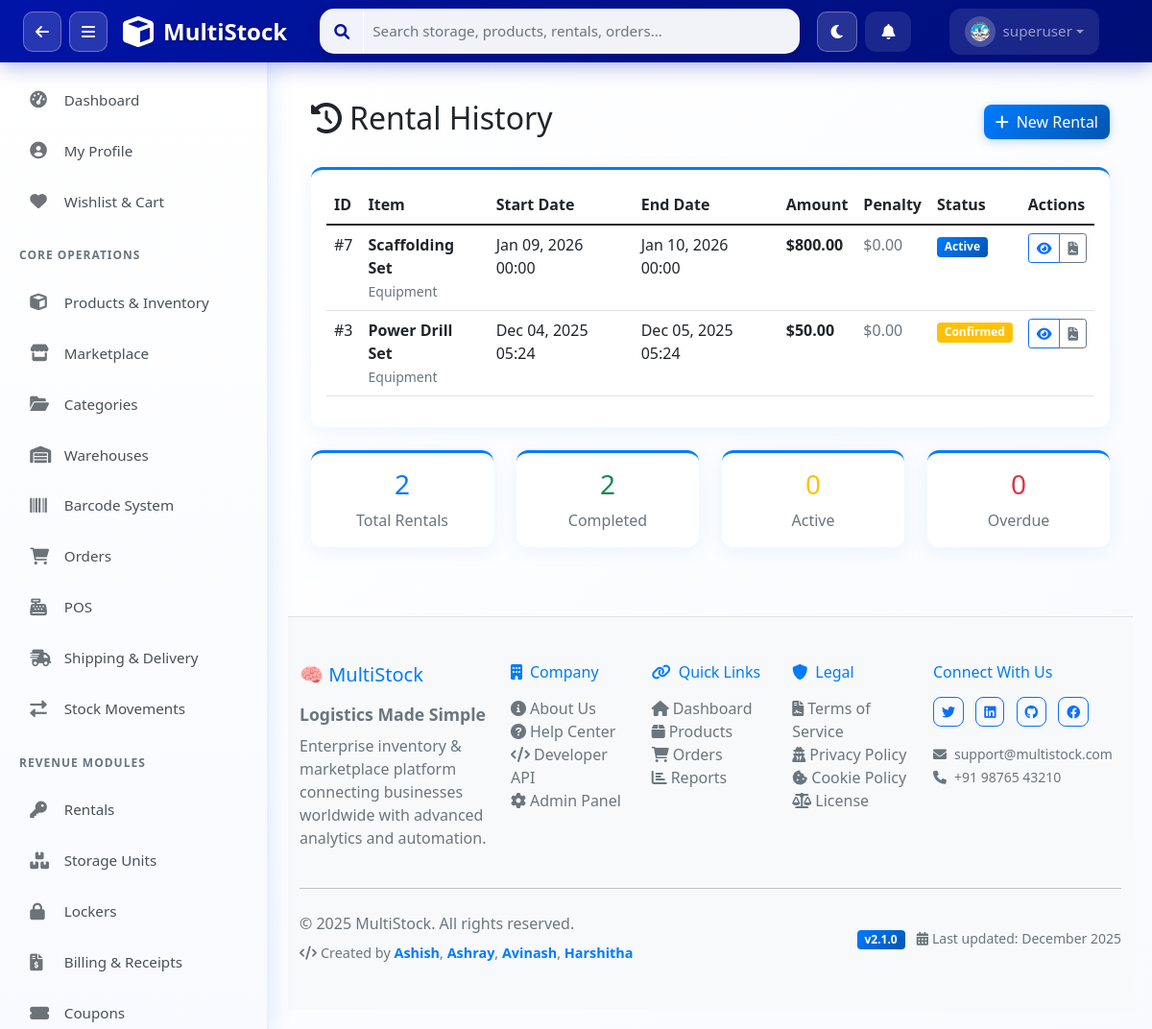
/rentals/history/ (signed in), run on the app's committed database.
### apps/users/models.py (models this page shows, shortened)
class UserProfile(models.Model):
    ROLE_CHOICES = [
        ('superadmin', 'SuperAdmin'),
        ('admin', 'Admin'),
        ('manager', 'Manager'),
        ('staff', 'Staff'),
        ('customer', 'Customer'),
    ]
    user = models.OneToOneField(User, on_delete=models.CASCADE, related_name='profile')
    role = models.CharField(max_length=20, choices=ROLE_CHOICES, default='staff')
    phone = models.CharField(max_length=20, blank=True)
    department = models.CharField(max_length=100, blank=True)
    employee_id = models.CharField(max_length=50, blank=True, unique=True, null=True)
    avatar = models.ImageField(upload_to='avatars/', blank=True, null=True)
    avatar_url = models.CharField(max_length=500, blank=True, null=True)
    bio = models.TextField(blank=True)
    is_active = models.BooleanField(default=True)
    last_login_ip = models.GenericIPAddressField(blank=True, null=True)
    created_at = models.DateTimeField(auto_now_add=True)
    updated_at = models.DateTimeField(auto_now=True)
    class Meta:
        app_label = 'users'
        verbose_name = 'User Profile'
        verbose_name_plural = 'User Profiles'

### apps/rentals/models.py (models this page shows, shortened)
class RentalBooking(models.Model):
    STATUS_CHOICES = [
        ('pending', 'Pending'),
        ('confirmed', 'Confirmed'),
        ('active', 'Active'),
        ('completed', 'Completed'),
        ('cancelled', 'Cancelled'),
        ('overdue', 'Overdue'),
    ]
    DELIVERY_CHOICES = [
        ('pickup', 'Pickup'),
        ('delivery', 'Delivery'),
    ]
    PAYMENT_STATUS = [
        ('pending', 'Pending'),
        ('paid', 'Paid'),
        ('refunded', 'Refunded'),
    ]
    item = models.ForeignKey(RentalItem, on_delete=models.CASCADE)
    customer = models.ForeignKey(User, on_delete=models.CASCADE)
    start_date = models.DateTimeField()
    end_date = models.DateTimeField()
    actual_return_date = models.DateTimeField(null=True, blank=True)
    delivery_option = models.CharField(max_length=20, choices=DELIVERY_CHOICES, default='pickup')
    delivery_address = models.TextField(blank=True)
    total_amount = models.DecimalField(max_digits=10, decimal_places=2)
    penalty_amount = models.DecimalField(max_digits=10, decimal_places=2, default=0)
    status = models.CharField(max_length=20, choices=STATUS_CHOICES, default='pending')
    payment_status = models.CharField(max_length=20, choices=PAYMENT_STATUS, default='pending')
    payment_method = models.CharField(max_length=50, blank=True)
    agreement_generated = models.BooleanField(default=False)
    duration_type = models.CharField(max_length=20, choices=[('hourly', 'Hourly'), ('daily', 'Daily'), ('weekly', 'Weekly'), ('monthly', 'Monthly')], default='daily')
    duration_count = models.IntegerField(default=1)
    terms_agreed = models.BooleanField(default=False)
    penalty_agreed = models.BooleanField(default=False)
    liability_agreed = models.BooleanField(default=False)
    created_at = models.DateTimeField(auto_now_add=True)

class RentalItem(models.Model):
    STATUS_CHOICES = [
        ('available', 'Available'),
        ('booked', 'Booked'),
        ('maintenance', 'Under Maintenance'),
    ]
    category = models.ForeignKey(RentalCategory, on_delete=models.CASCADE)
    name = models.CharField(max_length=200)
    description = models.TextField()
    image = models.ImageField(upload_to='rentals/', blank=True, null=True)
    specifications = models.JSONField(default=dict)
    status = models.CharField(max_length=20, choices=STATUS_CHOICES, default='available')
    hourly_rate = models.DecimalField(max_digits=10, decimal_places=2, default=0)
    daily_rate = models.DecimalField(max_digits=10, decimal_places=2, default=0)
    weekly_rate = models.DecimalField(max_digits=10, decimal_places=2, default=0)
    monthly_rate = models.DecimalField(max_digits=10, decimal_places=2, default=0)
    created_by = models.ForeignKey(User, on_delete=models.SET_NULL, null=True, blank=True, related_name='created_rentals')
    created_at = models.DateTimeField(auto_now_add=True)
    updated_by = models.ForeignKey(User, on_delete=models.SET_NULL, null=True, blank=True, related_name='updated_rentals')
    updated_at = models.DateTimeField(auto_now=True)

class RentalCategory(models.Model):
    CATEGORY_CHOICES = [
        ('equipment', 'Equipment'),
        ('vehicle', 'Vehicle'),
        ('event', 'Event'),
    ]
    name = models.CharField(max_length=100)
    category_type = models.CharField(max_length=20, choices=CATEGORY_CHOICES)
    description = models.TextField()
    image = models.ImageField(upload_to='rentals/', blank=True, null=True)
    specifications = models.JSONField(default=dict)
    created_at = models.DateTimeField(auto_now_add=True)

### apps/rentals/views.py (the view)
# urls.py: path('history/', views.rental_history, name='rental_history'),
@login_required
def rental_history(request):
    bookings = RentalBooking.objects.filter(customer=request.user).order_by('-created_at')
    return render(request, 'rentals/history.html', {'bookings': bookings})

### apps/permissions/context_processors.py (called while the page is built)
def user_permissions(request):
    if not request.user.is_authenticated:
        return {'user_role': 'guest', 'permissions': {}}
    user_role = get_user_role(request.user)
    permissions = PERMISSION_MATRIX.get(user_role, {})
    return {
        'user_role': user_role,
        'permissions': permissions,
    }

### templates/rentals/history.html (shortened to what this page needs)
{% extends 'base.html' %}
{% block content %}
<div class="container-fluid p-4">
    <div class="d-flex justify-content-between align-items-center mb-4">
        <h2><i class="fas fa-history me-2"></i>Rental History</h2>
        <a href="{% url 'rentals_list' %}" class="btn btn-primary">
            <i class="fas fa-plus me-2"></i>New Rental
        </a>
    </div>
    <div class="card">
        <div class="card-body">
            <div class="table-responsive">
                <table class="table table-hover">
                    <thead>
                        <tr>
                            <th>ID</th>
                            <th>Item</th>
                            <th>Start Date</th>
                            <th>End Date</th>
                            <th>Amount</th>
                            <th>Penalty</th>
                            <th>Status</th>
                            <th>Actions</th>
                        </tr>
                    </thead>
                    <tbody>
                        {% for booking in bookings %}
                        <tr>
                            <td>#{{ booking.id }}</td>
                            <td>
                                <strong>{{ booking.item.name }}</strong><br>
                                <small class="text-muted">{{ booking.item.category.name }}</small>
                            </td>
                            <td>{{ booking.start_date|date:"M d, Y H:i" }}</td>
                            <td>{{ booking.end_date|date:"M d, Y H:i" }}</td>
                            <td><strong>${{ booking.total_amount }}</strong></td>
                            <td>
                                {% if booking.penalty_amount > 0 %}
                                <span class="text-danger">${{ booking.penalty_amount }}</span>
                                {% else %}
                                <span class="text-muted">$0.00</span>
                                {% endif %}
                            </td>
                            <td>
                                <span class="badge
                                    {% if booking.status == 'completed' %}bg-success
                                    {% elif booking.status == 'active' %}bg-primary
                                    {% elif booking.status == 'overdue' %}bg-danger
                                    {% elif booking.status == 'cancelled' %}bg-secondary
                                    {% else %}bg-warning{% endif %}">
                                    {{ booking.get_status_display }}
                                </span>
                            </td>
                            <td>
                                <div class="btn-group btn-group-sm">
                                    <a href="{% url 'booking_summary' booking.id %}" class="btn btn-outline-primary" title="View Details">
                                        <i class="fas fa-eye"></i>
                                    </a>
                                    <a href="{% url 'rental_agreement' booking.id %}" class="btn btn-outline-secondary" title="View Agreement">
                                        <i class="fas fa-file-contract"></i>
                                    </a>
                                </div>
                            </td>
                        </tr>
                        {% endfor %}
                    </tbody>
                </table>
            </div>
        </div>
    </div>
    {% if bookings %}
    <div class="row mt-4">
        <div class="col-md-3">
            <div class="card text-center">
                <div class="card-body">
                    <h3 class="text-primary">{{ bookings|length }}</h3>
                    <p class="text-muted mb-0">Total Rentals</p>
                </div>
            </div>
        </div>
        <div class="col-md-3">
            <div class="card text-center">
                <div class="card-body">
                    <h3 class="text-success">{{ bookings|length }}</h3>
                    <p class="text-muted mb-0">Completed</p>
                </div>
            </div>
        </div>
        <div class="col-md-3">
            <div class="card text-center">
                <div class="card-body">
                    <h3 class="text-warning">0</h3>
                    <p class="text-muted mb-0">Active</p>
                </div>
            </div>
        </div>
        <div class="col-md-3">
            <div class="card text-center">
                <div class="card-body">
                    <h3 class="text-danger">0</h3>
                    <p class="text-muted mb-0">Overdue</p>
                </div>
            </div>
        </div>
    </div>
    {% endif %}
</div>
{% endblock %}

### templates/components/navbar_actions.html (shortened to what this page needs)
<div class="navbar-nav d-flex align-items-center">
    <button class="btn btn-link text-white me-2 px-3 py-2 position-relative"
        style="border-radius: 12px; background: rgba(255,255,255,0.1); transition: all 0.3s ease;" title="Notifications"
        onclick="toggleNotifications()" id="notificationBtn">
        <i class="fas fa-bell" id="notificationIcon"></i>
    </button>
    <div class="nav-item dropdown">
        <a class="nav-link dropdown-toggle d-flex align-items-center" href="#" role="button" data-bs-toggle="dropdown"
            style="background: rgba(255,255,255,0.1); border-radius: 12px; padding: 8px 16px; transition: all 0.3s ease;">
            <div class="me-2"
                style="background: rgba(255,255,255,0.2); padding: 6px; border-radius: 50%; width: 32px; height: 32px; display: flex; align-items: center; justify-content: center;">
                {% with avatar_url=user.customer_profile.avatar_url|default:user.profile.avatar_url|default:'' %}
                    {% if avatar_url %}
                    <img src="{{ avatar_url }}" id="navbarUserPhoto" onerror="this.style.display='none';this.nextElementSibling.style.display='flex';"
                    style="width: 20px; height: 20px; border-radius: 50%; object-fit: cover;">
                    {% else %}
                    <i class="fas fa-user" style="font-size: 0.9rem;" id="navbarUserIcon"></i>
                    {% endif %}
                {% endwith %}
            </div>
            <span style="font-weight: 500;">{{ user.username }}</span>
        </a>
    </div>
</div>

### static/css/multistock.css (style rules this page uses)
.card { box-shadow: 0 0.125rem 0.25rem rgba(0, 0, 0, 0.075); }
.card { border: none; box-shadow: 0 4px 20px rgba(0, 123, 255, 0.08); background: white; border-radius: 12px; border-top: 3px solid #007bff; transition: all 0.3s ease; }
.btn-primary { background: linear-gradient(135deg, #007bff 0%, #0056b3 100%); border: none; border-radius: 8px; box-shadow: 0 2px 10px rgba(0, 123, 255, 0.3); transition: all 0.3s ease; }
body { background: linear-gradient(135deg, #ffffff 0%, #f8faff 100%); }
.text-primary { color: #007bff !important; }
.bg-primary { background: linear-gradient(135deg, #007bff 0%, #0056b3 100%) !important; }

### static/css/sidebar.css (style rules this page uses)
.nav-item, .nav-header { display: flex; align-items: center; padding: 0.85rem 1.2rem; color: #495057; text-decoration: none; transition: all 0.3s ease; cursor: pointer; border-radius: 10px; margin: 3px 12px; font-weight: 500; font-size: 0.95rem; }
body { display: flex; flex-direction: column; min-height: 100vh; }

### templates/base.html (style rules this page uses)
.btn { border-radius: 8px; font-weight: 500; }

### data on the page
UserProfile: avatar_url (picture)
RentalBooking: id "7", item.name "Scaffolding Set", item.category.name "Equipment", start_date "Jan 09, 2026 00:00", end_date "Jan 10, 2026 00:00", total_amount "800.00", penalty_amount "$0.00", status "Active"
RentalBooking: id "3", item.name "Power Drill Set", item.category.name "Equipment", start_date "Dec 04, 2025 05:24", end_date "Dec 05, 2025 05:24", total_amount "50.00", penalty_amount "$0.00", status "Confirmed"

### other printed values
{{ user.username }} "superuser"
{{ bookings|length }} "2"
